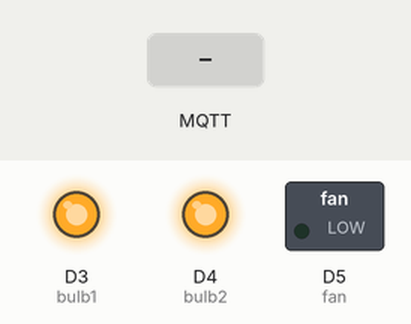
Recording of a sketch running on a simulated ESP8266 (NodeMCU). On the bench: switched loads named in the sketch (green lamp = pin HIGH), output pins drawn as LEDs (lit = HIGH). The inputs (shaded band) are chosen by the test bench. WiFi joins after 1.5 s; servers stay silent unless stated; no MQTT or app messages arrive unless stated; what the sketch prints to the serial monitor is not drawn.

Above: at 3.1 s.
3.2 s: MQTT message "RL1O" arrives on the first subscribed topic
At 3.8 s:
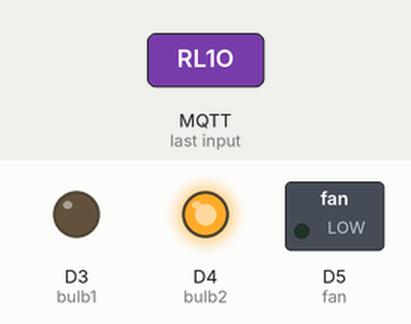
4.7 s: MQTT message "RL1F" arrives on the first subscribed topic
At 5.9 s:
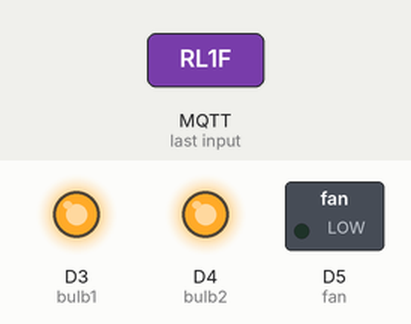
6.2 s: MQTT message "RL2O" arrives on the first subscribed topic
At 7.4 s:
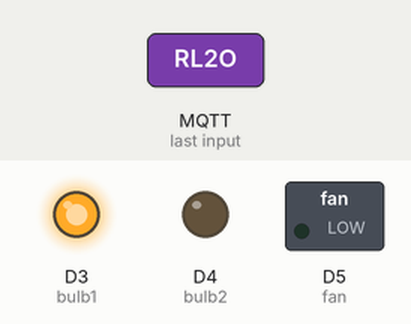
7.7 s: MQTT message "RL2F" arrives on the first subscribed topic
At 8.5 s:
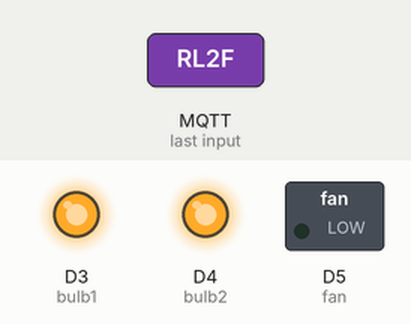
Timing chart, 0 to 10.2 s (numbered marks = the images above; inputs shaded):
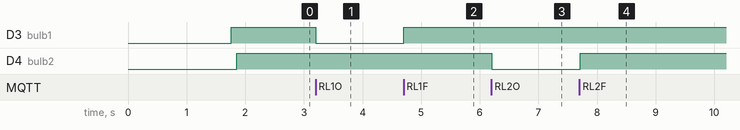

Measured:
- after the input at 3.2 s, D3 (bulb1): HIGH → LOW at once
- after the input at 4.7 s, D3 (bulb1): LOW → HIGH at once
- after the input at 6.2 s, D4 (bulb2): HIGH → LOW at once
- after the input at 7.7 s, D4 (bulb2): LOW → HIGH at once

The sketch:

ESP.ino
```cpp
#include <PubSubClient.h>
#include <ESP8266WiFi.h>
#define BAUD_RATE 9600

// EDIT THESE LINES TO MATCH YOUR SETUP
#define MQTT_SERVER "192.168.43.233"
const char* ssid = "CIA_Surveillance_Drone";
const char* password = "123454321";
const char* mqtt_username = "astr1x";
const char* mqtt_password = "astr1x2096";

// Pins
// D1 - SCL; D2 - SDA
const int bulb1 = D3;
const int bulb2 = D4;
const int fan = D5;

// Topic to subscribe to for the commands
char* subTopic = "bellax/req";

// Topic to publish to confirm that the light has been turned on for the python script to log
char* pubTopic = "bellax/ack";

// Callback function header
void callback(char* topic, byte* payload, unsigned int length);
void reconnect();

// Global variable
bool stat_bulb1 = false, stat_bulb2 = false, stat_fan = false;
bool stat_ac = false, stat_fridge = false, stat_tv = false, stat_heater = false;
String cmd = "";
const int sensorIn = A0;
int mVperAmp = 66; // use 185 for 10A Module, 100 for 20A Module and 66 for 30A Module

double Voltage = 0;
double VRMS = 0;
double AmpsRMS = 0;


WiFiClient wifiClient;
PubSubClient client(MQTT_SERVER, 1883, callback, wifiClient);

void setupFunc() {
    pinMode(bulb1, OUTPUT);
    pinMode(bulb2, OUTPUT);
    pinMode(fan, OUTPUT);
}


void setup() {
  setupFunc();
  // Start the serial line for debugging
  Serial.begin(BAUD_RATE);
  delay(100);


  Serial.println();
  Serial.print("Connecting to ");
  Serial.println(ssid);

  WiFi.begin(ssid, password);
  while (WiFi.status() != WL_CONNECTED) {
    delay(500);
    Serial.print(".");
  }

  reconnect();

  Serial.println("");
  Serial.println("WiFi connected");
  Serial.println("IP address: ");
  Serial.println(WiFi.localIP());

  delay(5);
  digitalWrite(bulb1, 0);
  delay(100);
  digitalWrite(bulb1, 1);
  delay(100);
  digitalWrite(bulb2, 0);
  digitalWrite(bulb2, 1);
  delay(100);


}


void loop() {
  // Reconnect if connection is lost
  if (!client.connected() && WiFi.status() == 3)
    reconnect();

  // Maintain MQTT connection
  client.loop();

//  // Collect Amps info
//  Voltage = getVPP();
//  VRMS = (Voltage/ 0.707) ;  //root 2 = 0.707 (Approx.)
//  AmpsRMS = (VRMS * 1000)/mVperAmp;
//  Serial.print(AmpsRMS);
//  Serial.println(" --- A (RMS)");

  // MUST delay to allow ESP8266 WIFI functions to run
  delay(10);
}

// MQTT callback function
void callback(char* topic, byte* payload, unsigned int length) {

  // Convert topic to string to make it easier to work with
  String topicStr = topic;
  // Get stuff working
  cmd = String((char *)payload).substring(0,length);
  if (cmd.equals("RL1O")) {
    if (stat_bulb1) {
      // light is already on
      client.publish(pubTopic, "H:1A");
    } else {
      stat_bulb1 = true; // Change flag status
      // Relay Instruction
      digitalWrite(bulb1, 0);
      client.publish(pubTopic, "H:1T");
    }
  }
  // Turn off Room Light 1
  if (cmd.equals("RL1F")) {
    if (!stat_bulb1) { // light 1 is already off
      client.publish(pubTopic, "H:1B");
    } else {
      digitalWrite(bulb1, 1);
      stat_bulb1 = false;
      client.publish(pubTopic, "H:1F");
    }
  }
  // Turn on Room Light 2
  if (cmd.equals("RL2O")) {
    if (stat_bulb2) { // light 2 is already on
      client.publish(pubTopic, "H:2A");
    } else {
      stat_bulb2 = true;
      // Relay Instruction
      digitalWrite(bulb2, 0);
      client.publish(pubTopic, "H:2T");
    }
  }
  // Turn off Room Light 2
  if (cmd.equals("RL2F")) {
    if (!stat_bulb2) { // light 2 is already off
      client.publish(pubTopic, "H:2B");
    } else {
      stat_bulb2 = false;
      // Relay Instruction
      digitalWrite(bulb2, 1);
      client.publish(pubTopic, "H:2F");
    }
  }
  // Code for controllling the fan
  if (cmd.equals("FO")) {
    if (stat_fan) { // fan already on
      client.publish(pubTopic, "H:3A");
    } else {
      client.publish(pubTopic, "H:3T");
      stat_fan = true;
      digitalWrite(fan, LOW);
      delay(100);
    }
  }
  if (cmd.equals("FF")) {
    if (!stat_fan) { // fan already off
      client.publish(pubTopic, "H:3B");
    } else {
      client.publish(pubTopic, "H:3F");
      stat_fan = false;
      digitalWrite(fan, HIGH);
      delay(100);
    }
  }
  if(cmd.equals("AMO:")) {
    digitalWrite(bulb1, 1);
    digitalWrite(bulb2, 1);
    delay(100);
  }
  if(cmd.equals("ACO")) stat_ac = true;
  if(cmd.equals("ACF")) stat_ac = false;
  if(cmd.equals("FDO")) stat_fridge = true;
  if(cmd.equals("FDF")) stat_fridge = false;
  if(cmd.equals("GO")) stat_heater = true;
  if(cmd.equals("GF")) stat_heater = false;
  if(cmd.equals("TO")) stat_tv = true;
  if(cmd.equals("TF")) stat_tv = false;
  if(cmd.equals("X")) {
    String stat = "H:";

    if(stat_bulb1) stat += "T";
    else stat += "F";

    if(stat_ac) stat += "T";
    else stat += "F";

    if(stat_fan) stat += "T";
    else stat += "F";

    if(stat_fridge) stat += "T";
    else stat += "F";

    if(stat_heater) stat += "T";
    else stat += "F";

    if(stat_tv) stat += "T";
    else stat += "F";

    client.publish(pubTopic, stat.c_str());
    delay(5);
  }
  if(cmd.equals("Z")) {
    stat_bulb1 = false; stat_bulb2 = false; stat_fan = false;
    stat_ac = false; stat_fridge = false; stat_tv = false; stat_heater = false;
    digitalWrite(bulb1, 1);
    digitalWrite(bulb2, 1);
    digitalWrite(fan, 1);
    client.publish(subTopic, "AMF:");
  }
}

void reconnect() {

  //attempt to connect to the wifi if connection is lost
  if(WiFi.status() != WL_CONNECTED) {

    //loop while we wait for connection
    while (WiFi.status() != WL_CONNECTED) {
      delay(500);
      Serial.print(".");
    }
}

  //make sure we are connected to WIFI before attemping to reconnect to MQTT
  if(WiFi.status() == WL_CONNECTED){
  // Loop until we're reconnected to the MQTT server
    while (!client.connected()) {

      // Generate client name based on MAC address and last 8 bits of microsecond counter
      String clientName;
      clientName += "BellaX-Hardware";

      //if connected, subscribe to the topic(s) we want to be notified about
      if (client.connect((char*) clientName.c_str(), mqtt_username, mqtt_password)) {
        //Serial.print("\tMTQQ Connected");
        client.subscribe(subTopic);
      }
    }
  }
}

float getVPP() {
  int readValue;             // Value read from the sensor
  int maxValue = 0;          // Store min value here
  int minValue = 1024;       // Store max value here

   uint32_t start_time = millis();
   // Sample for 1 Sec
   while((millis()-start_time) < 200)  {
       readValue = analogRead(sensorIn);
       // see if you have a new maxValue
       if (readValue > maxValue) {
           /*record the maximum sensor value*/
           maxValue = readValue;
       }
       if (readValue < minValue) {
           /*record the minimum sensor value*/
           minValue = readValue;
       }
   }

   // Some magic here...
   return ((maxValue - minValue) * 5.0)/1024.0;
}
```
